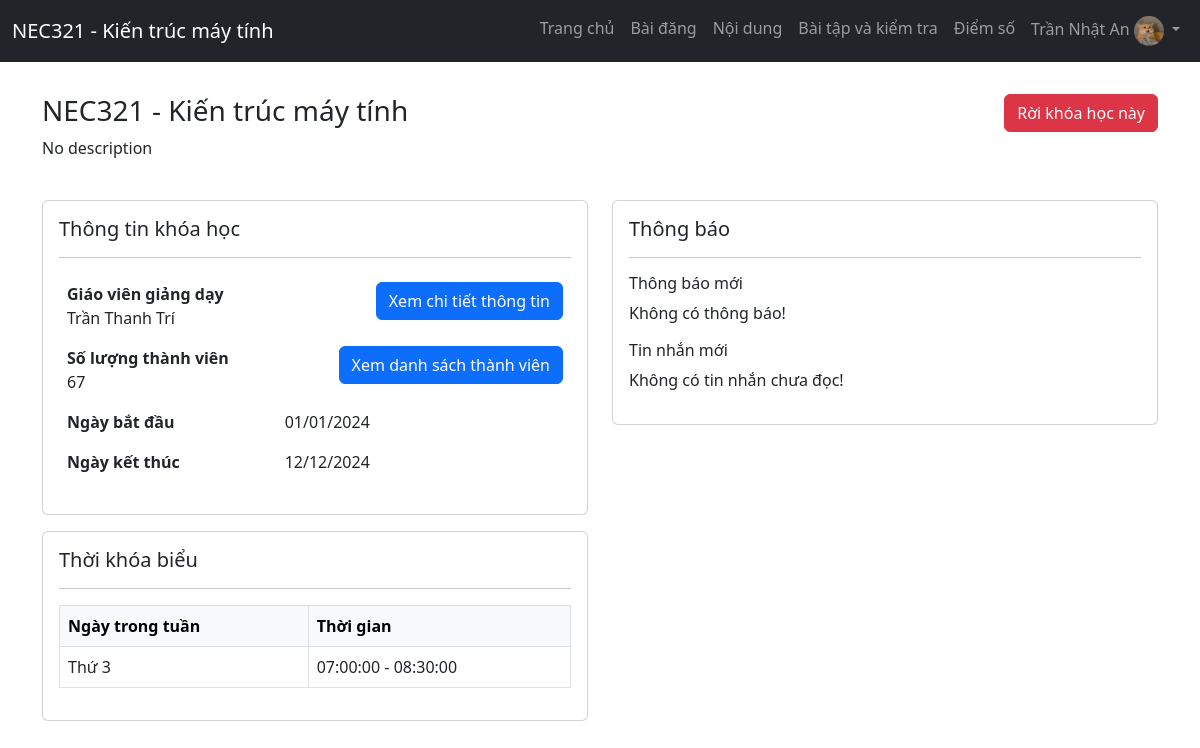
Page /student/course/index.php?id=3 (signed in) on the committed database.
### tables this page shows
CREATE TABLE course
(
    course_id INT PRIMARY KEY NOT NULL AUTO_INCREMENT,
    course_background VARCHAR(255),
    course_code VARCHAR(10) NOT NULL,
    course_name VARCHAR(255) NOT NULL,
    course_description TEXT NOT NULL,
    teacher_id BIGINT NOT NULL,
    start_date DATE NOT NULL,
    end_date DATE NOT NULL,
    status CHAR(1) NOT NULL
);

CREATE TABLE user
(
    user_id BIGINT PRIMARY KEY NOT NULL AUTO_INCREMENT,
    full_name VARCHAR(50) NOT NULL,
    date_of_birth DATE NOT NULL ,
    gender CHAR(1) NOT NULL,
    address VARCHAR(255) NOT NULL,
    phone VARCHAR(15) NOT NULL,
    email VARCHAR(255) NOT NULL,
    citizen_id VARCHAR(15) NOT NULL,
    image VARCHAR(255) NULL
);

CREATE TABLE course_schedule
(
  course_schedule_id INT PRIMARY KEY NOT NULL AUTO_INCREMENT,
  course_id INT NOT NULL,
  day_of_week VARCHAR(1) NOT NULL,
  start_time TIME NOT NULL,
  end_time TIME NOT NULL
);

### student/course/index.php (the view, shortened to what this page needs)
<?php
include_once('layout.php');
include_once('../../config/connect.php');
$teacher_id = $row_layout['teacher_id'];
$sql_user = "SELECT * FROM user WHERE user_id = $teacher_id";
$result_user = mysqli_query($dbconnect, $sql_user);
if ($result_user) {
    $row_user = mysqli_fetch_assoc($result_user);
}
$sql_count_member = "SELECT COUNT(*) AS member_count FROM course_member WHERE course_id = $course_id";
$result_count_member = mysqli_query($dbconnect, $sql_count_member);
$row_count_member = mysqli_fetch_assoc($result_count_member);
?>
<!DOCTYPE html>
<html lang="en">
<head>
</head>
<body>
    <div class="container mt-4">
        <div class="row">
            <div class="col-md-6 align-items-center">
                <div>
                    <h3><?php echo $row_layout['course_code'] . " - " . $row_layout['course_name'] ?></h3>
                    <p><?php echo $row_layout['course_description'] ?></p>
                </div>
            </div>
            <div class="col-md-6">
                <button type="button" class="btn btn-danger float-end">Rời khóa học này</button>
            </div>
        </div>
    </div>
    <div class="container mt-4">
        <div class="row">
            <div class="col-md-6">
                <div class="card mb-3">
                    <div class="card-body">
                        <h5>Thông tin khóa học</h5>
                        <hr class="info-divider">
                        <table class="table table-borderless">
                            <tbody>
                                <tr>
                                    <td>
                                        <b>Giáo viên giảng dạy</b>
                                        <br><?php echo $row_user['full_name'] ?>
                                    </td>
                                    <td><a type="button" class="btn btn-primary float-end" href="my_teacher.php">Xem chi tiết
                                            thông tin</td>
                                </tr>
                                <tr>
                                    <td><b>Số lượng thành viên</b>
                                        <br><?php echo $row_count_member['member_count'] ?>
                                    </td>
                                    <td><a type="button" class="btn btn-primary float-end" href="member.php">Xem danh sách thành
                                            viên</td>
                                </tr>
                                <tr>
                                    <td><b>Ngày bắt đầu</b></td>
                                    <td><?php echo date('d/m/Y', strtotime($row_layout['start_date'])) ?></td>
                                </tr>
                                <tr>
                                    <td><b>Ngày kết thúc</b></td>
                                    <td><?php echo date('d/m/Y', strtotime($row_layout['end_date'])) ?></td>
                                </tr>
                            </tbody>
                        </table>
                    </div>
                </div>
                <div class="card mb-3">
                    <div class="card-body">
                        <h5>Thời khóa biểu</h5>
                        <hr class="info-divider">
                        <table class="table table-bordered">
                            <thead class="table-light">
                                <th>Ngày trong tuần</th>
                                <th>Thời gian</th>
                            </thead>
                            <?php
                            $sql_schedule = "SELECT * FROM course_schedule WHERE course_id = $course_id";
                            $result_schedule = mysqli_query($dbconnect, $sql_schedule);
                            while ($row_schedule = mysqli_fetch_array($result_schedule)) {
                            ?>
                                <tr>
                                    <td><?php echo "Thứ " . $row_schedule['day_of_week']; ?></td>
                                    <td><?php echo $row_schedule['start_time'] . " - " . $row_schedule['end_time']; ?></td>
                                </tr>
                            <?php
                            }
                            ?>
                        </table>
                    </div>
                </div>
            </div>
            <div class="col-md-6">
                <div class="card mb-3">
                    <div class="card-body">
                        <h5>Thông báo</h5>
                        <hr class="info-divider">
                        <h6>Thông báo mới</h6>
                        <p>Không có thông báo!</p>
                        <h6>Tin nhắn mới</h6>
                        <p>Không có tin nhắn chưa đọc!</p>
                    </div>
                </div>
            </div>
        </div>
    </div>
</body>
</html>

### student/course/layout.php (shortened to what this page needs)
<?php
include_once('../../config/connect.php');
if (isset($_SESSION['full_name'])) {
    $username_now = $_SESSION['full_name'];
} else {
    $username_now = "User not logged in";
}
if (isset($_SESSION['course_id']))
{
    $course_id = $_SESSION['course_id'];
    $sql_layout = "SELECT * FROM course WHERE course_id = $course_id";
    $result_layout = mysqli_query($dbconnect, $sql_layout);
    if ($result_layout) {
        $row_layout = mysqli_fetch_assoc($result_layout);
    } else {
        echo "Error retrieving course information: " . mysqli_error($dbconnect);
        exit();
    }
}
else
{
    $course_id = $_GET['id'];
    $sql_layout = "SELECT * FROM course WHERE course_id = $course_id";
    $result_layout = mysqli_query($dbconnect, $sql_layout);
    if ($result_layout) {
        $row_layout = mysqli_fetch_assoc($result_layout);
    } else {
        echo "Error retrieving course information: " . mysqli_error($dbconnect);
        exit();
    }
}
?>
<!DOCTYPE html>
<html lang="en">
<head>
    <link rel="stylesheet" href="https://cdn.jsdelivr.net/npm/bootstrap@5.3.0/dist/css/bootstrap.min.css">
</head>
<body>
    <nav class="navbar navbar-expand-lg navbar-dark bg-dark fixed-top">
        <div class="container-fluid">
            <a class="navbar-brand" href="#"><?php echo $row_layout['course_code'] . " - " . $row_layout['course_name']?></a>
            <div class="collapse navbar-collapse" id="navbarNav">
                <ul class="navbar-nav ms-auto">
                    <li class="nav-item">
                        <a class="nav-link" href="index.php">Trang chủ</a>
                    </li>
                    <li class="nav-item">
                        <a class="nav-link" href="post.php">Bài đăng</a>
                    </li>
                    <li class="nav-item">
                        <a class="nav-link" href="content.php">Nội dung</a>
                    </li>
                    <li class="nav-item">
                        <a class="nav-link" href="exam.php">Bài tập và kiểm tra</a>
                    </li>
                    <li class="nav-item">
                        <a class="nav-link" href="grade.php">Điểm số</a>
                    </li>
                    <li class="nav-item dropdown">
                        <?php if (isset($username_now)) : ?>
                        <a class="nav-link dropdown-toggle" href="#" id="navbarDropdown" role="button"
                            data-bs-toggle="dropdown" aria-haspopup="true" aria-expanded="false">
                            <span>
                                <?php echo $username_now; ?>
                            </span>
                            <img src="../../assets/images/course1.jpg" alt="Avatar" class="rounded-circle" width="30"
                                height="30">
                        </a>
                        <?php endif; ?>
                    </li>
                </ul>
            </div>
        </div>
    </nav>
</body>
</html>

### student/course/layout.php (style rules this page uses)
body { padding-top: 70px; }

### rows in the picture
course: course_code "NEC321", course_name "Kiến trúc máy tính", course_description "No description", start_date "01/01/2024", end_date "12/12/2024"
user: full_name "Trần Thanh Trí"
course_schedule: day_of_week "3", start_time "07:00:00", end_time "08:30:00"

### other values in the picture
$username_now "Trần Nhật An"
$row_count_member['member_count'] "67"
